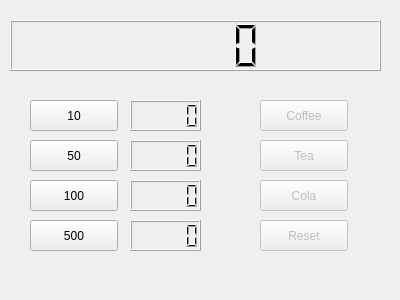
<?xml version="1.0" encoding="UTF-8"?>
<ui version="4.0">
 <class>Widget</class>
 <widget class="QWidget" name="Widget">
  <property name="geometry">
   <rect>
    <x>0</x>
    <y>0</y>
    <width>400</width>
    <height>300</height>
   </rect>
  </property>
  <property name="windowTitle">
   <string>Widget</string>
  </property>
  <widget class="QLCDNumber" name="lcdNumber">
   <property name="geometry">
    <rect>
     <x>10</x>
     <y>20</y>
     <width>371</width>
     <height>51</height>
    </rect>
   </property>
  </widget>
  <widget class="QPushButton" name="pb10">
   <property name="geometry">
    <rect>
     <x>30</x>
     <y>100</y>
     <width>88</width>
     <height>31</height>
    </rect>
   </property>
   <property name="text">
    <string>10</string>
   </property>
  </widget>
  <widget class="QPushButton" name="pb50">
   <property name="geometry">
    <rect>
     <x>30</x>
     <y>140</y>
     <width>88</width>
     <height>31</height>
    </rect>
   </property>
   <property name="text">
    <string>50</string>
   </property>
  </widget>
  <widget class="QPushButton" name="pb100">
   <property name="geometry">
    <rect>
     <x>30</x>
     <y>180</y>
     <width>88</width>
     <height>31</height>
    </rect>
   </property>
   <property name="text">
    <string>100</string>
   </property>
  </widget>
  <widget class="QPushButton" name="pb500">
   <property name="enabled">
    <bool>true</bool>
   </property>
   <property name="geometry">
    <rect>
     <x>30</x>
     <y>220</y>
     <width>88</width>
     <height>31</height>
    </rect>
   </property>
   <property name="text">
    <string>500</string>
   </property>
  </widget>
  <widget class="QPushButton" name="pbCoffee">
   <property name="enabled">
    <bool>false</bool>
   </property>
   <property name="geometry">
    <rect>
     <x>260</x>
     <y>100</y>
     <width>88</width>
     <height>31</height>
    </rect>
   </property>
   <property name="text">
    <string>Coffee</string>
   </property>
  </widget>
  <widget class="QPushButton" name="pbTea">
   <property name="enabled">
    <bool>false</bool>
   </property>
   <property name="geometry">
    <rect>
     <x>260</x>
     <y>140</y>
     <width>88</width>
     <height>31</height>
    </rect>
   </property>
   <property name="text">
    <string>Tea</string>
   </property>
  </widget>
  <widget class="QPushButton" name="pbCola">
   <property name="enabled">
    <bool>false</bool>
   </property>
   <property name="geometry">
    <rect>
     <x>260</x>
     <y>180</y>
     <width>88</width>
     <height>31</height>
    </rect>
   </property>
   <property name="text">
    <string>Cola</string>
   </property>
  </widget>
  <widget class="QPushButton" name="pbReset">
   <property name="enabled">
    <bool>false</bool>
   </property>
   <property name="geometry">
    <rect>
     <x>260</x>
     <y>220</y>
     <width>88</width>
     <height>31</height>
    </rect>
   </property>
   <property name="text">
    <string>Reset</string>
   </property>
  </widget>
  <widget class="QLCDNumber" name="lcd10">
   <property name="geometry">
    <rect>
     <x>130</x>
     <y>100</y>
     <width>71</width>
     <height>31</height>
    </rect>
   </property>
  </widget>
  <widget class="QLCDNumber" name="lcd50">
   <property name="geometry">
    <rect>
     <x>130</x>
     <y>140</y>
     <width>71</width>
     <height>31</height>
    </rect>
   </property>
  </widget>
  <widget class="QLCDNumber" name="lcd100">
   <property name="geometry">
    <rect>
     <x>130</x>
     <y>180</y>
     <width>71</width>
     <height>31</height>
    </rect>
   </property>
  </widget>
  <widget class="QLCDNumber" name="lcd500">
   <property name="geometry">
    <rect>
     <x>130</x>
     <y>220</y>
     <width>71</width>
     <height>31</height>
    </rect>
   </property>
  </widget>
 </widget>
 <layoutdefault spacing="6" margin="11"/>
 <resources/>
 <connections/>
</ui>
